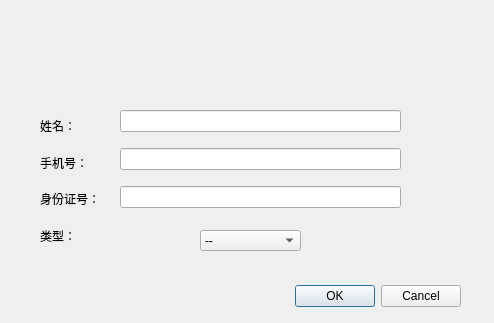
<?xml version="1.0" encoding="UTF-8"?>
<ui version="4.0">
 <class>AddPassagerDialog</class>
 <widget class="QDialog" name="AddPassagerDialog">
  <property name="geometry">
   <rect>
    <x>0</x>
    <y>0</y>
    <width>494</width>
    <height>323</height>
   </rect>
  </property>
  <property name="windowTitle">
   <string>Dialog</string>
  </property>
  <widget class="QDialogButtonBox" name="buttonBox">
   <property name="geometry">
    <rect>
     <x>120</x>
     <y>280</y>
     <width>341</width>
     <height>32</height>
    </rect>
   </property>
   <property name="orientation">
    <enum>Qt::Horizontal</enum>
   </property>
   <property name="standardButtons">
    <set>QDialogButtonBox::Cancel|QDialogButtonBox::Ok</set>
   </property>
  </widget>
  <widget class="QComboBox" name="comboBox_type">
   <property name="geometry">
    <rect>
     <x>200</x>
     <y>230</y>
     <width>101</width>
     <height>21</height>
    </rect>
   </property>
   <item>
    <property name="text">
     <string>--</string>
    </property>
   </item>
   <item>
    <property name="text">
     <string>成人</string>
    </property>
   </item>
   <item>
    <property name="text">
     <string>学生</string>
    </property>
   </item>
  </widget>
  <widget class="QWidget" name="layoutWidget">
   <property name="geometry">
    <rect>
     <x>40</x>
     <y>110</y>
     <width>71</width>
     <height>141</height>
    </rect>
   </property>
   <layout class="QVBoxLayout" name="verticalLayout">
    <item>
     <widget class="QLabel" name="label">
      <property name="text">
       <string>姓名：</string>
      </property>
     </widget>
    </item>
    <item>
     <widget class="QLabel" name="label_2">
      <property name="text">
       <string>手机号：</string>
      </property>
     </widget>
    </item>
    <item>
     <widget class="QLabel" name="label_3">
      <property name="text">
       <string>身份证号：</string>
      </property>
     </widget>
    </item>
    <item>
     <widget class="QLabel" name="label_4">
      <property name="text">
       <string>类型：</string>
      </property>
     </widget>
    </item>
   </layout>
  </widget>
  <widget class="QWidget" name="layoutWidget">
   <property name="geometry">
    <rect>
     <x>120</x>
     <y>100</y>
     <width>281</width>
     <height>121</height>
    </rect>
   </property>
   <layout class="QVBoxLayout" name="verticalLayout_2">
    <item>
     <widget class="QLineEdit" name="lineEdit_name"/>
    </item>
    <item>
     <widget class="QLineEdit" name="lineEdit_phone"/>
    </item>
    <item>
     <widget class="QLineEdit" name="lineEdit_cid"/>
    </item>
   </layout>
  </widget>
  <widget class="QLabel" name="label_5">
   <property name="geometry">
    <rect>
     <x>210</x>
     <y>20</y>
     <width>71</width>
     <height>71</height>
    </rect>
   </property>
   <property name="text">
    <string/>
   </property>
   <property name="pixmap">
    <pixmap resource="resouce.qrc">:/passinfo.png</pixmap>
   </property>
   <property name="scaledContents">
    <bool>true</bool>
   </property>
  </widget>
 </widget>
 <resources>
  <include location="resouce.qrc"/>
 </resources>
 <connections>
  <connection>
   <sender>buttonBox</sender>
   <signal>accepted()</signal>
   <receiver>AddPassagerDialog</receiver>
   <slot>accept()</slot>
   <hints>
    <hint type="sourcelabel">
     <x>248</x>
     <y>254</y>
    </hint>
    <hint type="destinationlabel">
     <x>157</x>
     <y>274</y>
    </hint>
   </hints>
  </connection>
  <connection>
   <sender>buttonBox</sender>
   <signal>rejected()</signal>
   <receiver>AddPassagerDialog</receiver>
   <slot>reject()</slot>
   <hints>
    <hint type="sourcelabel">
     <x>316</x>
     <y>260</y>
    </hint>
    <hint type="destinationlabel">
     <x>286</x>
     <y>274</y>
    </hint>
   </hints>
  </connection>
 </connections>
</ui>
